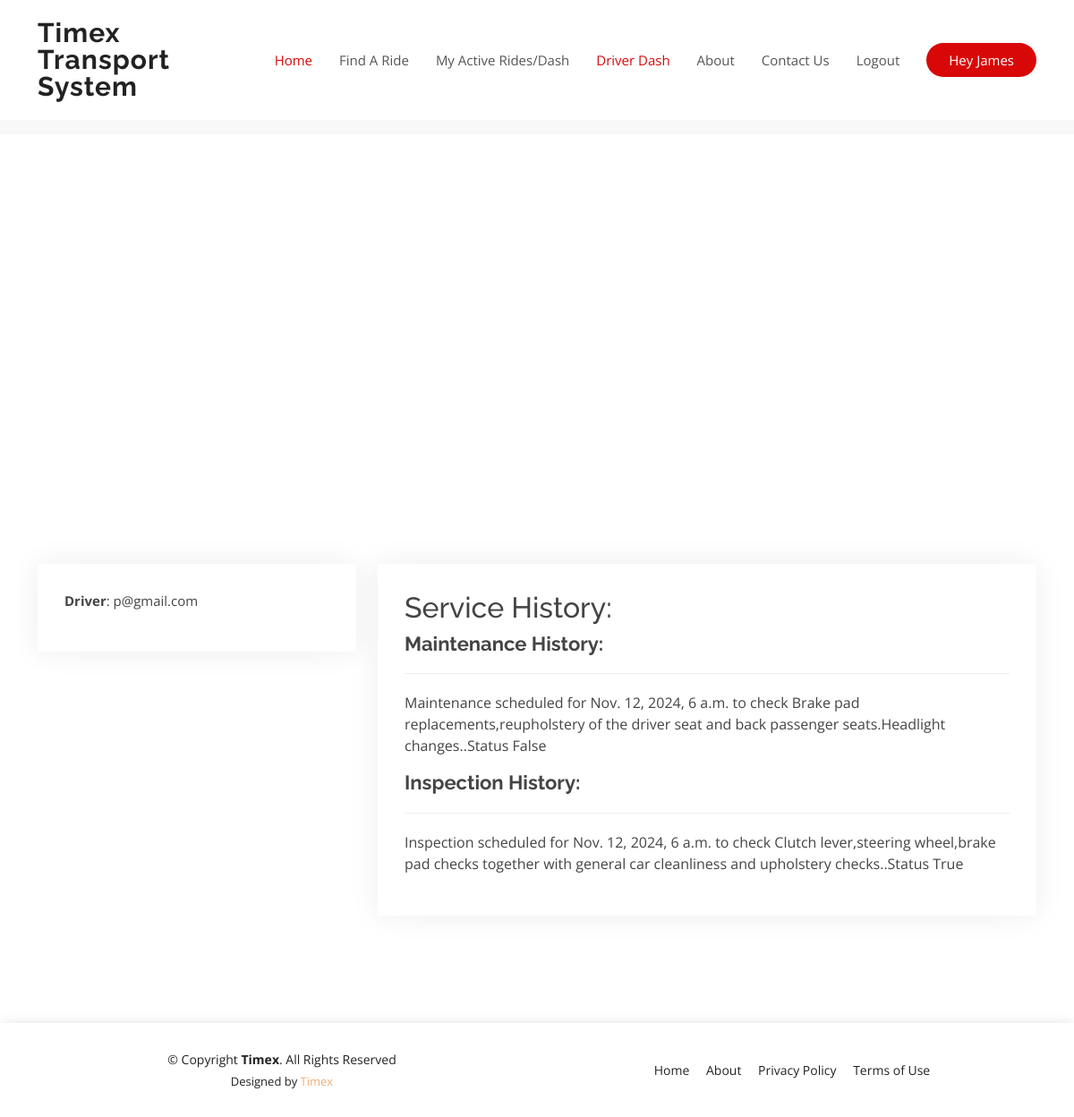
The app's page /store/store/1/ (signed in) with its own data.
### accounts/models.py (models this page shows, shortened)
class Account(AbstractBaseUser):
    first_name      = models.CharField(max_length=50)
    last_name       = models.CharField(max_length=50)
    username        = models.CharField(max_length=50, unique=True)
    email           = models.EmailField(max_length=100, unique=True)
    phone_number    = models.CharField(max_length=50)
    date_joined     = models.DateTimeField(auto_now_add=True)
    last_login      = models.DateTimeField(auto_now_add=True)
    is_driver        = models.BooleanField(default=False)
    is_admin        = models.BooleanField(default=False)
    is_staff        = models.BooleanField(default=False)
    is_active        = models.BooleanField(default=False)
    is_superadmin        = models.BooleanField(default=False)
    USERNAME_FIELD = 'email'
    REQUIRED_FIELDS = ['username', 'first_name', 'last_name']
    objects = MyAccountManager()
    def __str__(self):
        return self.email

### store/models.py (models this page shows, shortened)
class Vehicle(models.Model):
    vehicle_name = models.CharField(max_length=200)
    vehicle_plate = models.CharField(max_length=200)
    driver = models.ForeignKey(Account, on_delete=models.CASCADE)
    latitude = models.CharField(max_length=200)
    longitude = models.CharField(max_length=200)
    vehicle_type = models.CharField(max_length=5000)
    phone_number = models.CharField(max_length=200,default="no phone number")
    vehicle_available = models.BooleanField(default=True)

class VehicleMaintenance(models.Model):
    vehicle = models.ForeignKey(Vehicle, on_delete=models.CASCADE)
    driver = models.ForeignKey(Account, on_delete=models.CASCADE, limit_choices_to={'is_driver': True})  # Only drivers can be selected
    maintenance_date = models.DateTimeField()
    description = models.TextField()
    maintenance_done = models.BooleanField(default=False)
    def __str__(self):
        return f"Maintenance for {self.vehicle.vehicle_name} on {self.maintenance_date}"
    class Meta:
        verbose_name = "Vehicle Maintenance"
        verbose_name_plural = "Vehicle Maintenances"

class VehicleInspection(models.Model):
    vehicle = models.ForeignKey(Vehicle, on_delete=models.CASCADE)
    driver = models.ForeignKey(Account, on_delete=models.CASCADE, limit_choices_to={'is_driver': True})  # Only drivers can be selected
    inspection_date = models.DateTimeField()
    description = models.TextField()
    inspection_done = models.BooleanField(default=False)
    class Meta:
        verbose_name = "Vehicle Inspection"
        verbose_name_plural = "Vehicle Inspections"

### store/views.py (the view)
# urls.py: path('store/<str:pk>/', views.vehicle_detail, name='vehicle_detail'),
@login_required
def vehicle_detail(request, pk):
    try:
        single_vehicle = Vehicle.objects.get(id=pk)
        vehicle_maintenance = VehicleMaintenance.objects.filter(driver=single_vehicle.driver)
        vehicle_inspection = VehicleInspection.objects.filter(driver=single_vehicle.driver)
        print(vehicle_maintenance)
    except Vehicle.DoesNotExist:
        raise Http404("Vehicle does not exist")
    except Exception as e:
        raise e
    context = {
        'single_vehicle':single_vehicle,
        'vehicle_maintenance':vehicle_maintenance,
        'vehicle_inspection':vehicle_inspection
    }
    return render(request, 'store/vehicle_detail.html', context)

### category/context_processors.py (called while the page is built)
def menu_links(request):
    links = Category.objects.all()
    return dict(links=links)

### templates/store/vehicle_detail.html (shortened to what this page needs)
{% extends 'base.html' %}
{% load static %}
{% block content %}
<main id="main">
  <section id="breadcrumbs" class="breadcrumbs">
    <div class="container">
      <div class="d-flex justify-content-between align-items-center">
        <h2>{{ single_vehicle.vehicle_name }}, {{single_vehicle.vehicle_plate}}</h2>
        <ol>
          <li><a href="/">Home</a></li>
          <li>Vehicle Page</li>
        </ol>
      </div>
    </div>
  </section>
  <section id="portfolio-details" class="portfolio-details">
    <div class="container">
<div id="map" style="height: 400px; width: 100%;"></div>
    </div>
    <section id="portfolio-details" class="portfolio-details">
      <div class="container">
        <div class="row gy-4">
          <div class="col-lg-4">
            <div class="portfolio-info">
              <ul>
                <li><strong>Driver</strong>: {{ single_vehicle.driver }}</li>
              </ul>
            </div>
          </div>
          <div class="col-lg-8">
            <div class="portfolio-info">
              <h2>Service History:</h2>
              <h3>Maintenance History:</h3>
              {% for maintenance in vehicle_maintenance %}
              <p>
                Maintenance scheduled for {{maintenance.maintenance_date}} to check {{ maintenance.description}}.Status {{maintenance.maintenance_done}}
              </p>
              {% endfor %}
              <h3>Inspection History:</h3>
              {% for inspection in vehicle_inspection %}
              <p>
                Inspection scheduled for {{inspection.inspection_date}} to check {{ inspection.description}}.Status {{inspection.inspection_done}}
              </p>
              {%endfor %}
            </div>
          </div>
        </div>
      </div>
    </section>
    </section>
</main>
{% endblock content %}

### templates/base.html (shortened to what this page needs)
{% load static %}
<!DOCTYPE html>
<html lang="en">
<head>
  <link href="{% static 'dabec/vendor/aos/aos.css' %}" rel="stylesheet">
  <link href="{% static 'dabec/vendor/bootstrap/css/bootstrap.min.css' %}" rel="stylesheet">
  <link href="{% static 'dabec/vendor/bootstrap-icons/bootstrap-icons.css' %}" rel="stylesheet">
  <link href="{% static 'dabec/vendor/boxicons/css/boxicons.min.css' %}" rel="stylesheet">
  <link href="{% static 'dabec/vendor/glightbox/css/glightbox.min.css' %}" rel="stylesheet">
  <link href="{% static 'dabec/vendor/remixicon/remixicon.css' %}" rel="stylesheet">
  <link href="{% static 'dabec/vendor/swiper/swiper-bundle.min.css' %}" rel="stylesheet">
  <link href="{% static 'dabec/css/style.css' %}" rel="stylesheet">
</head>
<body>
  <header id="header" class="fixed-top d-flex align-items-center">
    <div class="container d-flex align-items-center justify-content-between">
      <div class="logo">
        <h1><a href="index.html">Timex Transport System</a></h1>
      </div>
      <nav id="navbar" class="navbar">
        <ul>
          <li><a class="nav-link scrollto active" href="/">Home</a></li>
          {% if user.is_authenticated %}
          <li><a class="nav-link scrollto" href="{% url 'display_nearest_vehicles' %}">Find A Ride</a></li>
          <li><a class="nav-link scrollto" href="{% url 'user_dashboard' %}">My Active Rides/Dash</a></li>
          {% else %}
          <li><a class="nav-link scrollto" href="/accounts/login/">Login</a></li>
          <li><a class="nav-link scrollto" href="/accounts/register/">Register</a></li>
          {% endif %}
          {% if user.is_authenticated and user.is_driver %}
          <li><a class="nav-link scrollto active" href="{% url 'driver_dashboard' %}">Driver Dash</a></li>
          {% endif %}
          <li><a class="nav-link scrollto" href="{% url 'about' %}">About</a></li>
          <li><a class="nav-link scrollto" href="{% url 'contact_us' %}">Contact Us</a></li>
          {% if user.is_authenticated %}
          <li><a class="nav-link scrollto" href="/accounts/logout/">Logout</a></li>
          {% endif %}
          <li><a class="getstarted scrollto" href="#about">Hey {{user.first_name}}</a></li>
        </ul>
      </nav>
    </div>
  </header>
  {% block content %}{% endblock %}
  <footer id="footer">
    <div class="container">
      <div class="row d-flex align-items-center">
        <div class="col-lg-6 text-lg-left text-center">
          <div class="copyright">
            &copy; Copyright <strong>Timex</strong>. All Rights Reserved
          </div>
          <div class="credits">
            Designed by <a href="https://bootstrapmade.com/">Timex</a>
          </div>
        </div>
        <div class="col-lg-6">
          <nav class="footer-links text-lg-right text-center pt-2 pt-lg-0">
            <a href="#intro" class="scrollto">Home</a>
            <a href="#about" class="scrollto">About</a>
            <a href="#">Privacy Policy</a>
            <a href="#">Terms of Use</a>
          </nav>
        </div>
      </div>
    </div>
  </footer>
</body>
</html>

### dabec/static/dabec/css/style.css (style rules this page uses)
body { font-family: "Open Sans", sans-serif; color: #444444; }
a { color: #D608; text-decoration: none; }
h1, h2, h3, h4, h5, h6 { font-family: "Raleway", sans-serif; }
#header { z-index: 997; transition: all 0.5s; padding: 22px 0; background: #fff; }
#header .logo h1 { font-size: 30px; margin: 0; padding: 0; line-height: 1; font-weight: 700; letter-spacing: 1px; }
#header .logo h1 a, #header .logo h1 a:hover { color: #222222; text-decoration: none; }
.navbar { padding: 0; }
.navbar ul { margin: 0; padding: 0; display: flex; list-style: none; align-items: center; }
.navbar li { position: relative; }
.navbar a, .navbar a:focus { display: flex; align-items: center; justify-content: space-between; padding: 10px 0 10px 30px; font-size: 15px; font-weight: 400; color: #555555; white-space: nowrap; transition: 0.3s; }
.navbar a:hover, .navbar .active, .navbar .active:focus, .navbar li:hover>a { color: rgb(216, 8, 8); }
.navbar .getstarted, .navbar .getstarted:focus { background: rgb(216, 8, 8); padding: 8px 25px; margin-left: 30px; border-radius: 50px; color: #fff; }
section { padding: 60px 0; overflow: hidden; }
.portfolio-details { padding-top: 40px; }
.portfolio-details .portfolio-info { padding: 30px; box-shadow: 0px 0 30px rgba(34, 34, 34, 0.08); }
.portfolio-details .portfolio-info h3 { font-size: 22px; font-weight: 700; margin-bottom: 20px; padding-bottom: 20px; border-bottom: 1px solid #eee; }
.portfolio-details .portfolio-info ul { list-style: none; padding: 0; font-size: 15px; }
.breadcrumbs { padding: 15px 0; background: #f8f8f8; min-height: 40px; margin-top: 86px; }
.breadcrumbs h2 { font-size: 28px; font-weight: 400; margin: 0; }
.breadcrumbs ol { display: flex; flex-wrap: wrap; list-style: none; padding: 0; margin: 0; font-size: 14px; }
.breadcrumbs ol li+li { padding-left: 10px; }
.breadcrumbs ol li+li::before { display: inline-block; padding-right: 10px; color: #3c3c3c; content: "/"; }
#footer { background: #fff; box-shadow: 0px 0px 12px 0px rgba(0, 0, 0, 0.1); padding: 30px 0; color: #222222; font-size: 14px; }
#footer .credits { font-size: 13px; padding-top: 5px; color: #222222; }
#footer .footer-links a { color: #222222; padding-left: 15px; }
#footer .footer-links a:first-child { padding-left: 0; }

### records on screen
Account: first_name "James"
Vehicle: driver "p@gmail.com"
VehicleMaintenance: maintenance_date "Nov. 12, 2024, 6 a.m.", description "Brake pad replacements,reupholstery of the driver seat and back passenger seats.Headlight changes.", maintenance_done "False"
VehicleInspection: inspection_date "Nov. 12, 2024, 6 a.m.", description "Clutch lever,steering wheel,brake pad checks together with general car cleanliness and upholstery checks.", inspection_done "True"
